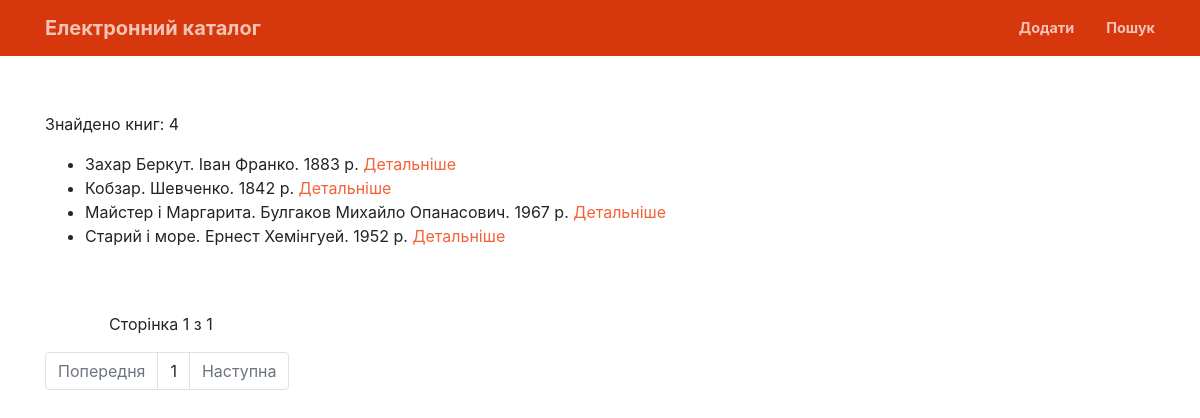
/search/result/?n=&a=&publ=&add=&ser=&pers=&invnum=&yfr=&yto=&plc=&lang=&subj=&art=&cntr=&gr=&search=Пошук, run on an earlier commit of the app's database.
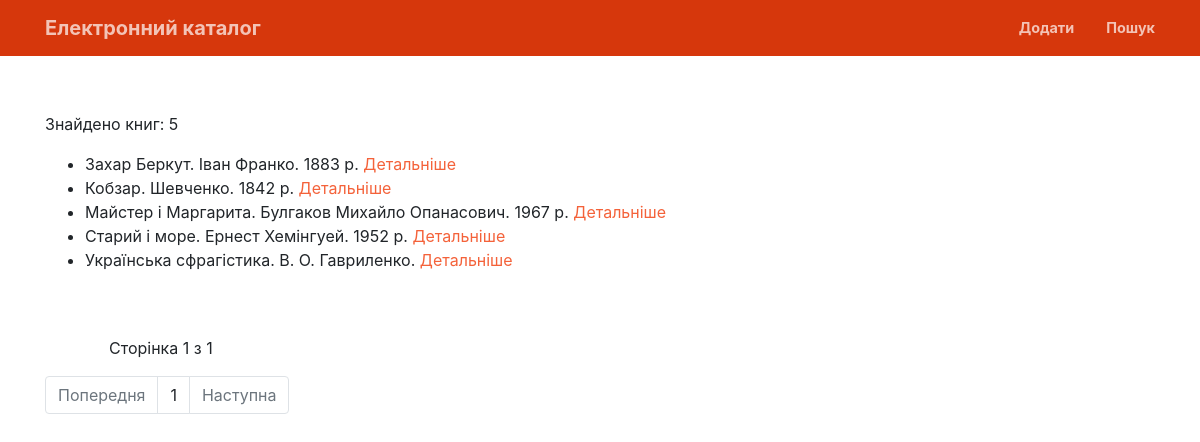
And on a later commit of the database.
### lgaapp/models.py (models this page shows, shortened)
class Book(models.Model):
	name = models.CharField(max_length=2000, db_index=True, verbose_name="Назва", default=None, blank=True)
	author = models.CharField(max_length=2000, verbose_name="Автор", default=None, blank=True)
	publication = models.CharField(max_length=200, db_index=True, verbose_name="Місце видання", default=None, blank=True)
	description = models.TextField(verbose_name="Опис", blank=True)
	series = models.CharField(max_length=200, db_index=True, verbose_name="Серія", blank=True)
	personality = models.CharField(max_length=200, db_index=True, verbose_name="Персоналії", default=None, blank=True)
	additional = models.CharField(max_length=200, db_index=True, verbose_name="Додатково", default=None, blank=True)
	isbn = models.CharField(max_length=20, verbose_name="ISBN", default=None, blank=True)
	inventory_number = models.CharField(max_length=200, verbose_name="Інвентарний номер", default=None, blank=True)
	cipher = models.CharField(max_length=200, verbose_name="Шифр книги", default=None, blank=True)
	year = models.CharField(max_length=200, verbose_name="Рік видання", default=None, blank=True)
	place = models.ForeignKey(Place, max_length=200, verbose_name="Місцезнаходження", default=None,on_delete=models.CASCADE, null=True, blank=True)
	language = models.CharField(max_length=200, db_index=True, verbose_name="Мова",default=None, blank=True)
	country = models.CharField(max_length=200, db_index=True, verbose_name="Країна", default=None, blank=True)
	subject = models.ForeignKey(Subject, max_length=200, verbose_name="Тематика", default=None, on_delete=models.CASCADE, null=True, blank=True)
	art = models.ForeignKey(Art, max_length=200, verbose_name="Мистецтво", default=None, on_delete=models.CASCADE, null=True, blank=True)
	group = models.ForeignKey(Group, max_length=200, verbose_name="Групи", default=None, on_delete=models.CASCADE, null=True, blank=True)
	slug = models.SlugField(max_length=2000, db_index=True, blank=True)
	class Meta:
		ordering = ['name']
		verbose_name = 'Книга'
		verbose_name_plural = 'Книги'

### lgaapp/views.py (the view)
# urls.py: url(r'^search/result/$', views.search_result, name='search-result'),
def search_result(request):
	if request.GET:
		q = dict(request.GET)
		q = dict(map(cap, list(zip(list(q.keys()), q.values()))))
		books = filtering_search(q)
		books_count = books.__len__()
		paginator = Paginator(books, 10)
		firstPage = False
		prev_page = False
		next_page = False
		try:
			books = paginator.get_page(q['page'])
		except:
			firstPage = True
			q['page'] = 1
			books = paginator.get_page(1)
		if int(q['page']) > 1:
			prev_page = True
		if paginator.num_pages - int(q['page']) > 0:
			next_page = True
		return render_to_response('search/results.html',
								  {'books': books, 'query': q, 'books_count': books_count,
								   'prev_page': prev_page, 'next_page': next_page, 'firstPage': firstPage})
	else:
		return HttpResponse('Please submit a search term.')

### lgaapp/views.py (called while the page is built)
def cap(x):
	return x[0], x[1][0]

### lgaapp/templates/search/results.html (shortened to what this page needs)
{% load static %}
<!doctype html>
<html lang="uk">
<head>
    <link rel="stylesheet" href="{% static '/css/style.css' %}">
</head>
<body onload="pagination_url()">
<nav class="navbar navbar-expand-lg navbar-light fixed-top py-3" id="mainNav">
    <div class="container">
        <a class="navbar-brand js-scroll-trigger" href="/">Електронний каталог</a>
        <ul class="navbar-nav ml-auto my-2 my-lg-0">
            <li class="nav-item">
                <a class="nav-link js-scroll-trigger" href="{% url 'add-book' %}">Додати</a>
            </li>
            <li class="nav-item">
                <a class="nav-link js-scroll-trigger" href="/search">Пошук</a>
            </li>
        </ul>
    </div>
</nav>
<header>
    <div class="container h-100">
        {% if books %}
            <p>Знайдено книг: {{ books_count }}</p>
            <ul>
                {% for book in books %}
                    {% if book.year and book.author %}
                        <li>{{ book.name }}. {{ book.author }}. {{ book.year }} р. <a href="/about/{{ book.pk }}">Детальніше</a></li>
                    {% elif book.author %}
                        <li>{{ book.name }}. {{ book.author }}. <a href="/about/{{ book.pk }}">Детальніше</a></li>
                    {% elif book.year %}
                        <li>{{ book.name }}. {{ book.year }} р. <a href="/about/{{ book.pk }}">Детальніше</a></li>
                    {% else %}
                        <li>{{ book.name }}. <a href="/about/{{ book.pk }}">Детальніше</a></li>
                    {% endif %}
                {% endfor %}
            </ul>
        {% else %}
            <p>Не знайдено книг за вашим запитом</p>
        {% endif %}
        <nav aria-label="navigation">
            <div id="pages"> Сторінка {{ books.number }} з {{ books.paginator.num_pages }}</div>
            <ul class="pagination">
                {% if prev_page %}
                    <li class="page-item"><a class="page-link" id="prev" href="#">Попередня</a></li>
                {% else %}
                    <li class="page-item disabled"><a class="page-link" href="#">Попередня</a></li>
                {% endif %}
                <li class="page-item"><a class="page-link"> {{ books.number }} </a></li>
                {% if next_page %}
                    <li class="page-item"><a class="page-link" id="next" href="#">Наступна</a></li>
                {% else %}
                    <li class="page-item disabled"><a class="page-link" href="#">Наступна</a></li>
                {% endif %}
            </ul>
        </nav>
    </div>
</header>
</body>
</html>

What changed in the data, as far as the page shows it:
added Book: name "Українська сфрагістика", author "В. О. Гавриленко"
Also different on the page:
{{ books_count }}: "4" → "5"
